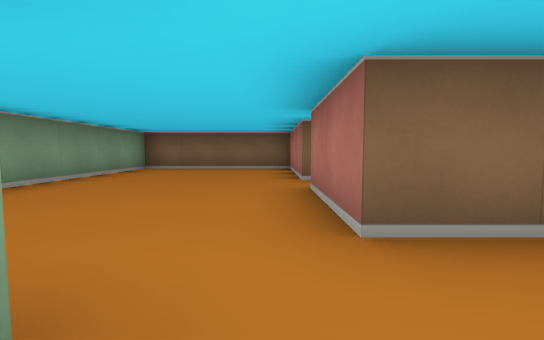
View 1 (above)

17 first-person views from a walk through a cub3D maze. The camera is about half as high as the walls, tilts 4° down and sees 90° across. The floor is counted in squares. Each view is taken from the middle of a square. On the plan, view 1 faces up. The plan holds only what a view shows up to about 9 squares ahead; the rest is blank.

View 2
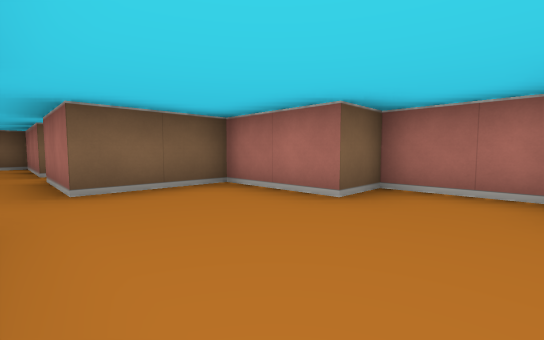

View 3
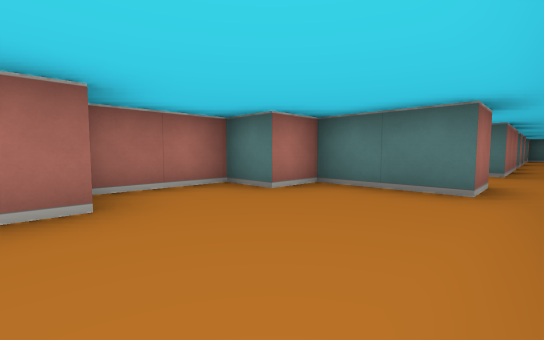

View 4
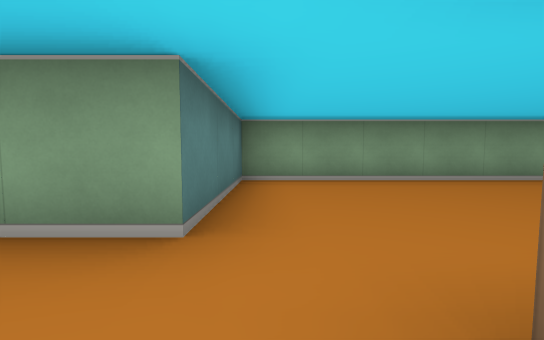

View 5
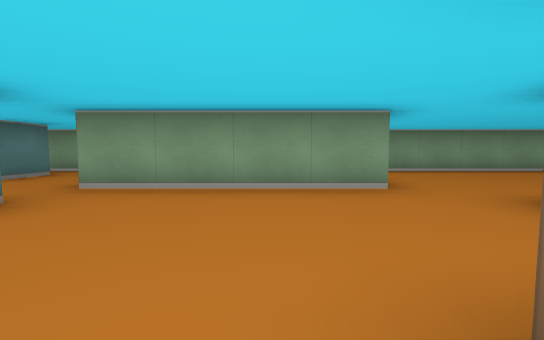

View 6
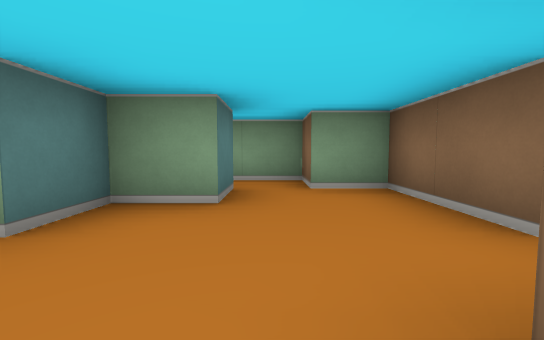

View 7
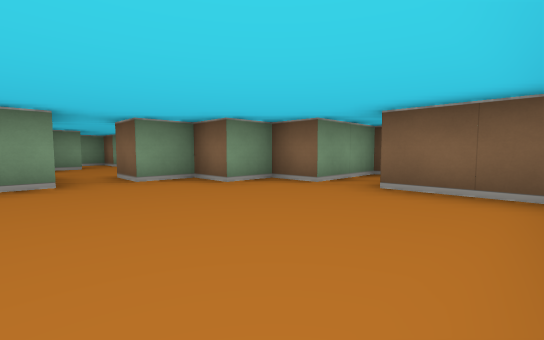

View 8
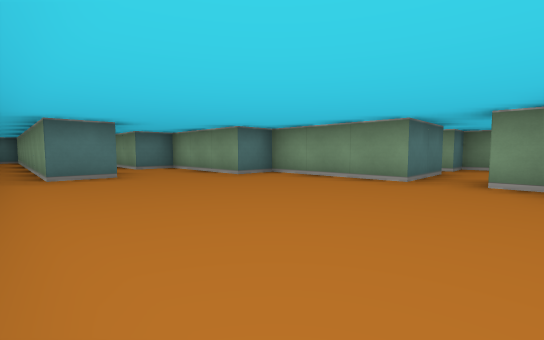

View 9
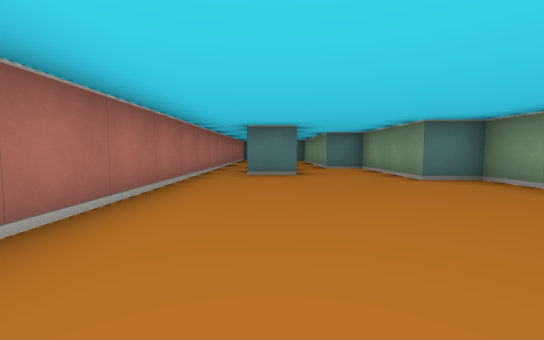

View 10
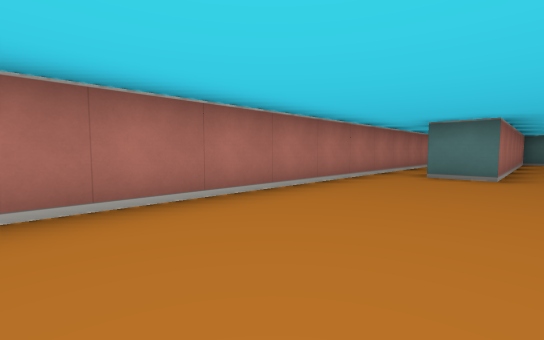

View 11
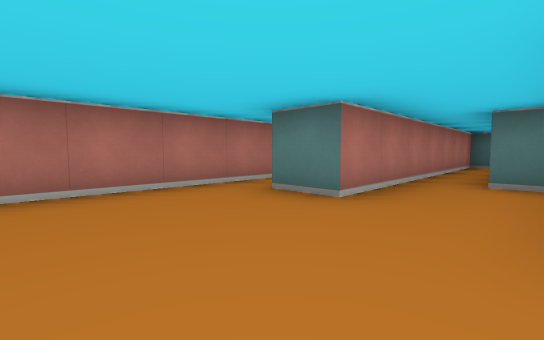

View 12
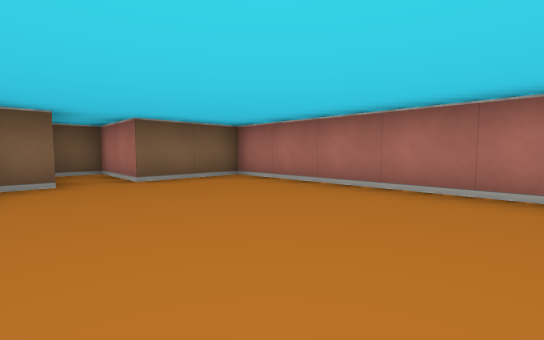

View 13
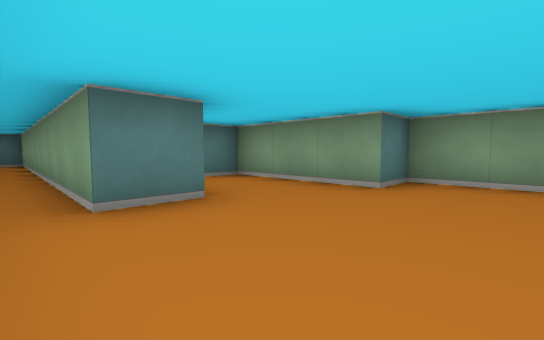

View 14
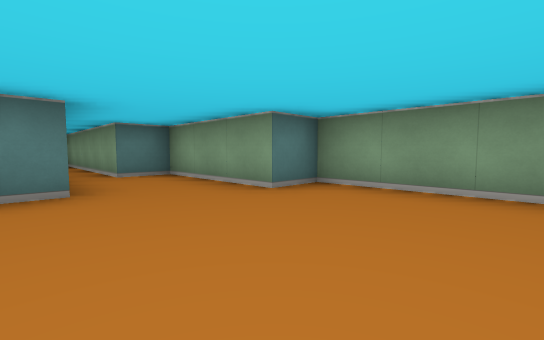

View 15
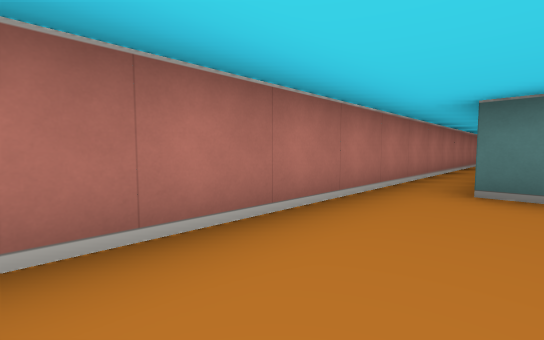

View 16
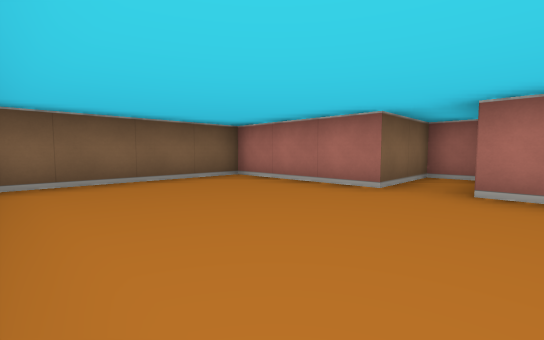

View 17
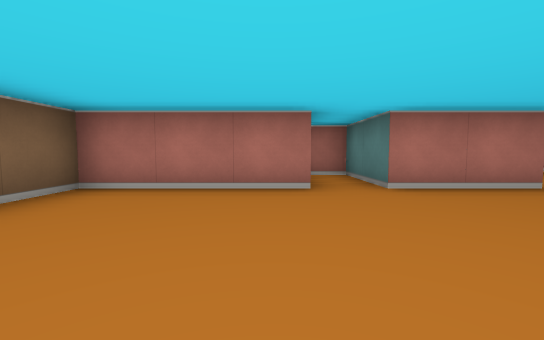

### Floor plan
Ten units are one square. View 1 is at (0, 0); x grows to the right and y downward. Boxes are objects, and circles mark ways between rooms. Rooms are numbered by the first view taken in them; rooms with no view inside come last. Other rooms are left out.
<svg viewBox="-40 -80 120 280">
<path fill="none" stroke="#000" d="M-5 -5 -5 35M5 35 25 35 25 25 35 25 35 5 25 5 25 -15 5 -15M-25 55 -15 55 -15 65 -5 65M-5 35 -25 35 -25 45 -35 45 -35 64M5 45 5 35M5 75 5 65 15 65M15 65 25 65 25 95 35 95 35 125 45 125 45 175M50 175 55 175 55 105 65 105 65 195 70 195M75 175 75 35 55 35 55 15 45 15 45 35 35 35 35 45 25 45 25 55 15 55M5 -15 5 -35 25 -35 25 -45 5 -45 5 -75 -35 -75 -35 -5 -5 -5"/>
<circle cx="0" cy="30" r="3" fill="#2a7"/>
<circle cx="0" cy="-10" r="3" fill="#2a7"/>
<circle cx="20" cy="60" r="3" fill="#2a7"/>
<text x="10" y="10">1</text>
<text x="-10" y="50">2</text>
<text x="50" y="90">3</text>
<text x="-10" y="-40">4</text>
</svg>
Room 1 opens to room 2. Room 1 opens to room 4. Room 2 opens to room 3.

Where each view was taken, in squares from view 1:
view 1: 0 up, 0 right, facing up
view 2: 2 down, 0 right, facing up-right
view 3: 0 up, 0 right, facing down-right
view 4: 1 up, 1 right, facing left
view 5: 1 down, 3 right, facing left
view 6: 5 down, 1 right, facing left
view 7: 7 down, 7 right, facing up-left
view 8: 5 down, 7 right, facing down-left
view 9: 5 down, 6 right, facing down
view 10: 5 down, 5 right, facing down-right
view 11: 8 down, 4 right, facing down-right
view 12: 8 down, 4 right, facing up-right
view 13: 8 down, 7 right, facing down-left
view 14: 7 down, 6 right, facing down-left
view 15: 7 down, 6 right, facing down-right
view 16: 3 up, 3 left, facing up-right
view 17: 5 up, 3 left, facing right
